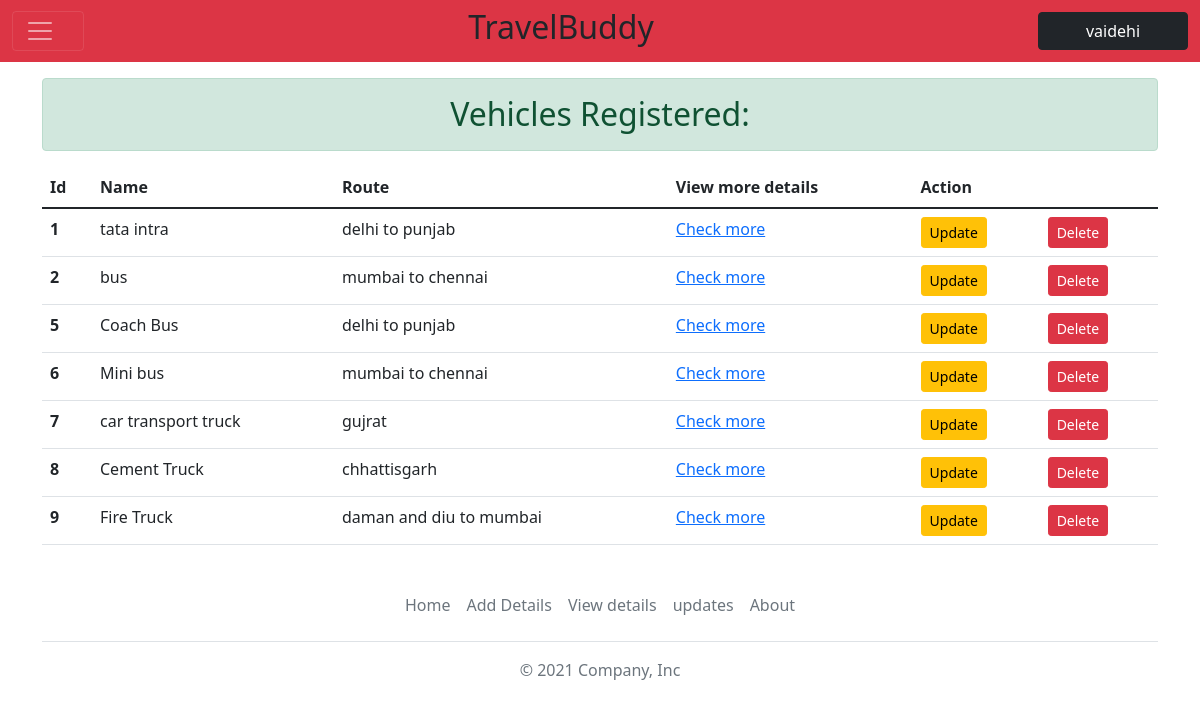
/viewdetail/ (signed in), run on the app's committed database.
### vehicledetail/models.py (models this page shows, shortened)
class addvehicle(models.Model):
    Sr=models.AutoField(primary_key=True)
    Regid=models.IntegerField(default=0)
    photo=models.ImageField(upload_to='addvehicle/')
    name=models.CharField(max_length=250, default="")
    route=models.CharField(max_length=300, default="")
    speed=models.CharField(max_length=200, default="")
    avgspeed=models.CharField(max_length=200, default="")
    engstatus=models.CharField(max_length=500, default="")
    fuel=models.IntegerField(default=0)
    temp=models.CharField(max_length=200, default="")
    staticmap=models.ImageField(upload_to='staticmap/')
    slug=models.CharField(max_length=300, default="")

### vehicledetail/views.py (the view)
# urls.py: path('viewdetail/', views.viewdetail, name='viewdetail'),
def viewdetail(request):
    det = addvehicle.objects.all()
    context={
        'det':det
    }
    return render(request, "vehicledetail/details.html", context)

### templates/vehicledetail/details.html (shortened to what this page needs)
{% extends 'base.html' %}
{% block body %}
<div class="container my-3">
<h2 class="text-center alert alert-success">Vehicles Registered: </h2>
{% if det %}
<table class="table">
  <thead>
    <tr>
      <th scope="col">Id</th>
      <th scope="col">Name</th>
      <th scope="col">Route</th>
      <th scope="col">View more details</th>
      <th scope="col">Action</th>
    </tr>
  </thead>
  <tbody>
  {% if user.is_authenticated %}
  {% for d in det %}
    <tr>
      <th scope="row">{{d.Sr}}</th>
      <td>{{d.name}}</td>
      <td>{{d.route}}</td>
      <td><a href="/{{d.slug}}">Check more</a></td>
      <td><a href="{% url 'updatedata' d.Sr %}" class="btn btn-warning btn-sm">Update</a></td>
      <td>
      <form action="{% url 'deletedata' d.Sr %}" method="post"> {% csrf_token %}
      <input type="submit" class="btn btn-danger btn-sm" value="Delete">
      </form>
      </td>
    </tr>
    {% endfor %}
{% endif %}
  </tbody>
</table>
{% else %}
<h3>No records found</h3>
{% endif %}
</div>
{% endblock body %}

### templates/base.html (shortened to what this page needs)
<!doctype html>
<html lang="en">
  <head>
    <link href="https://cdn.jsdelivr.net/npm/bootstrap@5.1.3/dist/css/bootstrap.min.css" rel="stylesheet">
  </head>
  <body>
<nav class="navbar navbar-dark bg-danger">
  <div class="container-fluid">
    <button class="navbar-toggler" type="button" data-bs-toggle="offcanvas" data-bs-target="#offcanvasExample" aria-controls="offcanvasExample" aria-expanded="false" aria-label="Toggle navigation">
      <span class="navbar-toggler-icon navbar-brand mb-0 h1"></span>
    </button>
    <h2 style="text-align:center;">TravelBuddy</h2>
    {% if user.is_authenticated %}
    <button type="button" class="btn btn-dark" style='width:150px; <i class="fas fa-font"></i>'>{{request.user}}</button>
    {% else %}
    <button type="button" class="btn btn-dark" style='width:150px; <i class="fas fa-font"></i>'>Welcome</button>
  {% endif %}
  </div>
</nav>
{% block body %}
{% endblock body %}
<div class="container">
  <footer class="py-3 my-4">
    <ul class="nav justify-content-center border-bottom pb-3 mb-3">
      <li class="nav-item"><a href="/" class="nav-link px-2 text-muted">Home</a></li>
      <li class="nav-item"><a href="/add/" class="nav-link px-2 text-muted">Add Details</a></li>
      <li class="nav-item"><a href="/viewdetail/" class="nav-link px-2 text-muted">View details</a></li>
      <li class="nav-item"><a href="<int:str>/" class="nav-link px-2 text-muted">updates</a></li>
      <li class="nav-item"><a href="#" class="nav-link px-2 text-muted">About</a></li>
    </ul>
    <p class="text-center text-muted">© 2021 Company, Inc</p>
  </footer>
</div>
  </body>
</html>

### data on the page
addvehicle: Sr "1", name "tata intra", route "delhi to punjab"
addvehicle: Sr "2", name "bus", route "mumbai to chennai"
addvehicle: Sr "5", name "Coach Bus", route "delhi to punjab"
addvehicle: Sr "6", name "Mini bus", route "mumbai to chennai"
addvehicle: Sr "7", name "car transport truck", route "gujrat"
addvehicle: Sr "8", name "Cement Truck", route "chhattisgarh"
addvehicle: Sr "9", name "Fire Truck", route "daman and diu to mumbai"

### other printed values
{{ request.user }} "vaidehi"
